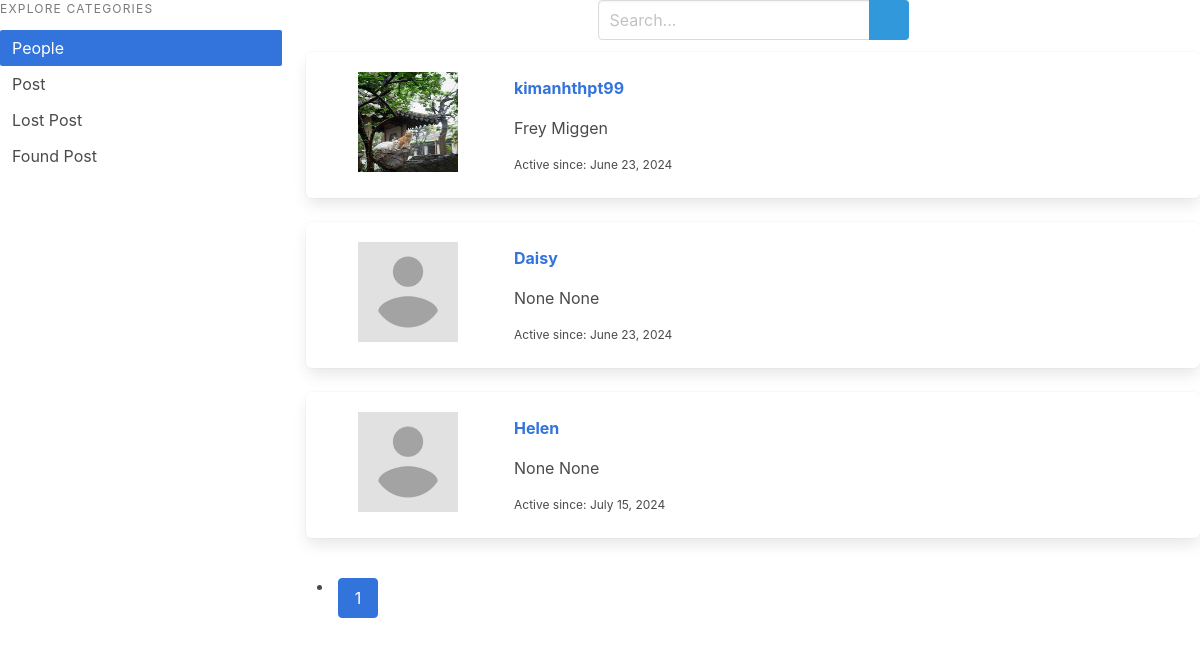
/explore/, run on the app's committed database.
### authy/models.py (models this page shows, shortened)
class Profile(models.Model):
    user = models.OneToOneField(User, on_delete=models.CASCADE, related_name='profile')
    first_name = models.CharField(max_length=50, null=True, blank=True)
    last_name = models.CharField(max_length=50, null=True, blank=True)
    location = models.CharField(max_length=50, null=True, blank=True)
    url = models.CharField(max_length=80, null=True, blank=True)
    profile_info = models.TextField(max_length=150, null=True, blank=True)
    created = models.DateField(auto_now_add=True)
    slug = models.SlugField(unique=True, blank=True)
    picture = models.ImageField(upload_to=user_directory_path, blank=True, null=True, verbose_name='Picture')

class User(AbstractBaseUser,PermissionsMixin):
    email = models.EmailField(blank=True,default='',unique=True)
    name = models.CharField(max_length=150,blank=True,default='')
    is_active = models.BooleanField(default=True)
    is_superuser = models.BooleanField(default=False)
    is_staff = models.BooleanField(default=False)
    objects = CustomUserManager()
    USERNAME_FIELD = 'email'
    EMAIL_FIELD = 'email'
    REQUIRED_FIELDS = []
    class Meta:
        verbose_name = 'User'
        verbose_name_plural = 'Users'
    def get_short_name(self):
        return self.name or self.email.split('@')[0]

### post/views.py (the view)
# urls.py: path('explore/', searchBar, name='explore'),
def searchBar(request):
    query = request.GET.get('q', '')
    category = request.GET.get('category', 'people')
    start_date = request.GET.get('start_date')
    end_date = request.GET.get('end_date')
    if category == 'people':
        results = Profile.objects.filter(
            Q(user__name__icontains=query) |
            Q(first_name__icontains=query) |
            Q(last_name__icontains=query)
        )
    elif category == 'post':
        results = Post.objects.filter(caption__icontains=query)
    elif category == 'lostpost':
        results = LostPost.objects.filter(caption__icontains=query)
    elif category == 'foundpost':
        results = FoundPost.objects.filter(caption__icontains=query)
    else:
        results = []
    if start_date and end_date and category != 'people':
        start_date = datetime.strptime(start_date, '%Y-%m-%d')
        end_date = datetime.strptime(end_date, '%Y-%m-%d')
        results = results.filter(created_at__range=[start_date, end_date])
    paginator = Paginator(results, 10)  # Show 10 results per page
    page_number = request.GET.get('page')
    page_obj = paginator.get_page(page_number)
    context = {
        'query': query,
        'category': category,
        'page_obj': page_obj,
        'start_date': start_date,
        'end_date': end_date,
    }
    return render(request, 'explore.html', context)

### direct/views.py (called while the page is built)
def checkDirects(request):
	directs_count = 0
	if request.user.is_authenticated:
		directs_count = Message.objects.filter(user=request.user, is_read=False).count()
	return {'directs_count':directs_count}

### notifications/views.py (called while the page is built)
def CountNotifications(request):
	count_notifications = 0
	if request.user.is_authenticated:
		count_notifications = Notification.objects.filter(user=request.user, is_seen=False).count()
	return {'count_notifications':count_notifications}

### instagram_clone/templates/explore.html (shortened to what this page needs)
{% load static %}
<!DOCTYPE html>
<html>
  <head>
    <link rel="stylesheet" href="{% static 'css/bulma.min.css' %}">
    <link rel="stylesheet" href="{% static 'css/style.css' %}">
  </head>
  <body>
        <div class="columns">
            <div class="column is-one-quarter">
                <aside class="menu">
                    <p class="menu-label">
                        Explore Categories
                    </p>
                    <ul class="menu-list">
                        <li><a href="?category=people" {% if category == 'people' %}class="is-active"{% endif %}>People</a></li>
                        <li><a href="?category=post" {% if category == 'post' %}class="is-active"{% endif %}>Post</a></li>
                        <li><a href="?category=lostpost" {% if category == 'lostpost' %}class="is-active"{% endif %}>Lost Post</a></li>
                        <li><a href="?category=foundpost" {% if category == 'foundpost' %}class="is-active"{% endif %}>Found Post</a></li>
                    </ul>
                </aside>
            </div>
            <div class="column">
                <form method="get" action="{% url 'explore' %}">
                    <div class="field has-addons has-addons-centered">
                        <div class="control">
                            <input class="input" type="text" name="q" placeholder="Search..." value="{{ query }}">
                        </div>
                        <div class="control">
                            <button type="submit" class="button is-info">
                                <span class="icon">
                                </span>
                            </button>
                        </div>
                    </div>
                </form>
                <div class="content">
                    {% if page_obj %}
                        {% for item in page_obj %}
                            <div class="box">
                                {% if category == 'people' %}
                                <div class="columns is-vcentered">
                                    <div class="column is-narrow">
                                        <figure class="image is-56x56">
                                            <a href="{% url 'profile' item.slug %}">
                                                {% if item.picture %}
                                                <img src="{{ item.picture.url }}" style="width: 100px; height: 100px;" alt="Avatar image">
                                                {% else %}
                                                <img src="{% static 'img/avatar_placeholder.png' %}" style="width:100px; height: 100px ;" alt="Default post image">
                                            {% endif %}
                                            </a>
                                        </figure>
                                    </div>
                                    <div class="column">
                                        <p>
                                            <strong>
                                                <a href="{% url 'profile' item.user.profile.slug %}">
                                                    {{ item.user.get_short_name }}
                                                </a>
                                            </strong>
                                            <p>{{ item.first_name }} {{ item.last_name }}</p>
                                        </p>
                                        <p class="is-size-7">Active since: {{ item.created |date:"F d, Y" }}</p>
                                    </div>
                                </div>
                                {% endif %}
                            </div>
                        {% endfor %}
                        <nav class="pagination" role="navigation" aria-label="pagination">
                            <ul class="pagination-list">
                                {% for num in page_obj.paginator.page_range %}
                                    <li><a href="?page={{ num }}&q={{ query }}&category={{ category }}" class="pagination-link {% if num == page_obj.number %}is-current{% endif %}">{{ num }}</a></li>
                                {% endfor %}
                            </ul>
                        </nav>
                    {% else %}
                        <p>No results found.</p>
                    {% endif %}
                </div>
            </div>
        </div>
</body>
</html>

### instagram_clone/static/css/style.css (style rules this page uses)
* { box-sizing:border-box }

### data on the page
Profile: picture (placeholder picture), user.get_short_name "kimanhthpt99", first_name "Frey", last_name "Miggen", created "June 23, 2024"
Profile: user.get_short_name "Daisy", first_name "None", last_name "None", created "June 23, 2024"
Profile: user.get_short_name "Helen", first_name "None", last_name "None", created "July 15, 2024"

### other printed values
{{ num }} "1"
